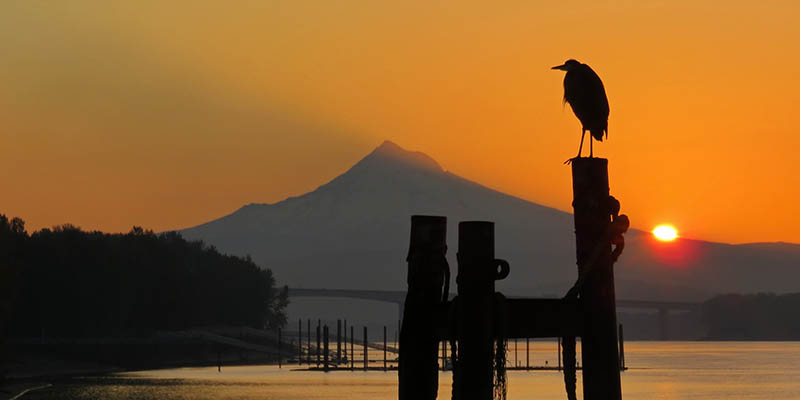
#> input picture image.jpg, 800 x 400 px
$ python code.py
#> lines starting #> are read from the running program, lines starting #| are printed output that depends on the picture
import cv2
import numpy as np
import matplotlib.pyplot as plt
from scipy.fftpack import dct, idct
from skimage.metrics import peak_signal_noise_ratio as psnr
import os

# -----------------------------
# 1. DCT et IDCT
# -----------------------------
def dct2(image):
    return dct(dct(image.T, norm='ortho').T, norm='ortho')

def idct2(coeff):
    return idct(idct(coeff.T, norm='ortho').T, norm='ortho')

# -----------------------------
# 2. Génération watermark
# -----------------------------
def generate_watermark(size):
    return np.random.randint(0, 2, size)

# -----------------------------
# 3. Insertion QIM
# -----------------------------
def embed_qim(dct_coeffs, watermark, delta, key):
    np.random.seed(key)
    flat = dct_coeffs.flatten()

    indices = np.random.choice(len(flat), len(watermark), replace=False)

    for i, bit in enumerate(watermark):
        idx = indices[i]

        if bit == 0:
            flat[idx] = delta * np.floor(flat[idx] / delta)
        else:
            flat[idx] = delta * np.floor(flat[idx] / delta) + delta / 2

    return flat.reshape(dct_coeffs.shape), indices

# -----------------------------
# 4. Extraction QIM
# -----------------------------
def extract_qim(dct_coeffs, indices, delta):
    flat = dct_coeffs.flatten()
    extracted = []

    for idx in indices:
        value = flat[idx]
        extracted.append(0 if (value % delta) < (delta / 2) else 1)

    return np.array(extracted)

# -----------------------------
# 5. Attaques
# -----------------------------
def add_noise(image):
    noise = np.random.normal(0, 10, image.shape)
    return np.clip(image + noise, 0, 255)

def compress_jpeg(image):
    cv2.imwrite("temp.jpg", image.astype(np.uint8))
    return cv2.imread("temp.jpg", 0)

# -----------------------------
# 6. BER
# -----------------------------
def compute_ber(original, extracted):
    return np.sum(original != extracted) / len(original)

# -----------------------------
# 7. MAIN
# -----------------------------

image = cv2.imread("image.jpg", 0)
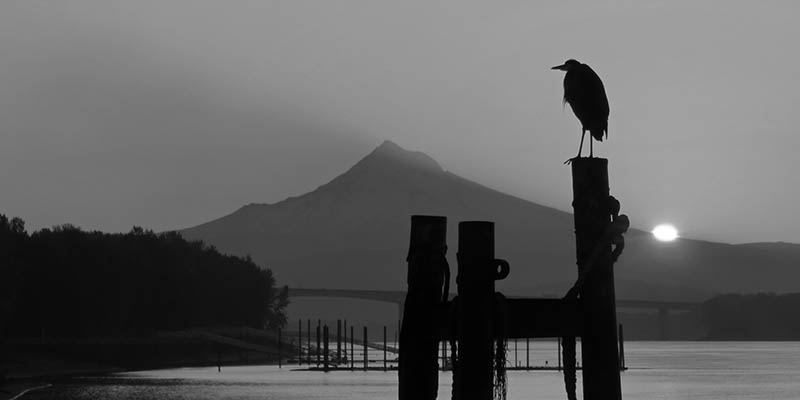
#> image: shape (400, 800); min 0, max 255, mean 96.1

if image is None:
    print("Erreur image !")
    exit()

image = image.astype(np.float64)

# DCT
dct_img = dct2(image)

# Watermark
wm = generate_watermark(64)

# Embed
delta = 10
key = 123
dct_watermarked, indices = embed_qim(dct_img, wm, delta, key)
#> in embed_qim, `indices = np.random.choice(len(flat), len(watermark), replace=False)`: indices = 64 values, max 311507 at index 18, min 12031 at index 7, mean 157622.4
#> the loop in embed_qim, `for i, bit in enumerate(watermark):` made 64 passes
#> idx on passes 1 to 12: 159472, 208480, 174565, 136010, 151974, 231879, 238585, 12031, 138098, 57814, 77033, 22380

# Reconstruction
watermarked_img = idct2(dct_watermarked)

# IMPORTANT : normalisation
watermarked_img = np.clip(watermarked_img, 0, 255)

# Attaques
noisy_img = add_noise(watermarked_img)
jpeg_img = compress_jpeg(watermarked_img)

# Extraction
wm_extracted_clean = extract_qim(dct2(watermarked_img), indices, delta)
#> the loop in extract_qim, `for idx in indices:` made 64 passes
#> (idx, value) on passes 1 to 12: (159472, -9.99), (208480, 5), (174565, 5), (136010, -10), (151974, -4.99), (231879, 4.99), (238585, 5), (12031, -105), (138098, 5), (57814, 5.01), (77033, -4.99), (22380, 0.00273)
#> after the loop in extract_qim, `for idx in indices:`: extracted = 64 values, max 1 at index 2, min 0 at index 0, mean 0.375
#> wm_extracted_clean has the same summary as extracted in extract_qim
wm_extracted_noise = extract_qim(dct2(noisy_img), indices, delta)
#> the loop in extract_qim (call 2), `for idx in indices:` made 64 passes
#> (idx, value) on passes 1 to 12: (159472, -11.34), (208480, 1.94), (174565, 2), (136010, -14.35), (151974, 8.31), (231879, -1.78), (238585, 7.04), (12031, -103.3), (138098, 7.39), (57814, 4.69), (77033, -1.59), (22380, 15.44)
#> wm_extracted_noise = 64 values, max 1 at index 0, min 0 at index 1, mean 0.531
wm_extracted_jpeg = extract_qim(dct2(jpeg_img), indices, delta)
#> wm_extracted_jpeg = 64 values, max 1 at index 0, min 0 at index 1, mean 0.484

# PSNR (FIX IMPORTANT)
psnr_value = psnr(image, watermarked_img, data_range=255)
#> psnr_value = 72.12

# BER
ber_clean = compute_ber(wm, wm_extracted_clean)
#> ber_clean = 0.344
ber_noise = compute_ber(wm, wm_extracted_noise)
#> ber_noise = 0.594
ber_jpeg = compute_ber(wm, wm_extracted_jpeg)
#> ber_jpeg = 0.484

# -----------------------------
# DISPLAY
# -----------------------------
plt.figure(figsize=(16,8))

plt.subplot(2,4,1)
plt.imshow(image, cmap='gray')
plt.title("Image Originale")
plt.axis('off')

plt.subplot(2,4,2)
plt.imshow(watermarked_img, cmap='gray')
plt.title(f"Image tatouée\nPSNR = {psnr_value:.2f}")
plt.axis('off')

plt.subplot(2,4,3)
plt.imshow(noisy_img, cmap='gray')
plt.title("Bruit Gaussien")
plt.axis('off')

plt.subplot(2,4,4)
plt.imshow(jpeg_img, cmap='gray')
plt.title("JPEG")
plt.axis('off')

def plot_stem(data, title):
    plt.stem(data)
    plt.ylim(-0.1, 1.5)
    plt.title(title)

plt.subplot(2,4,5)
plot_stem(wm, "Watermark original")

plt.subplot(2,4,6)
plot_stem(wm_extracted_clean, f"Clean BER={ber_clean:.4f}")

plt.subplot(2,4,7)
plot_stem(wm_extracted_noise, f"Noise BER={ber_noise:.4f}")

plt.subplot(2,4,8)
plot_stem(wm_extracted_jpeg, f"JPEG BER={ber_jpeg:.4f}")

plt.suptitle("Tatouage numérique QIM", fontsize=16)
plt.tight_layout()

plt.savefig("resultat.png", dpi=300)
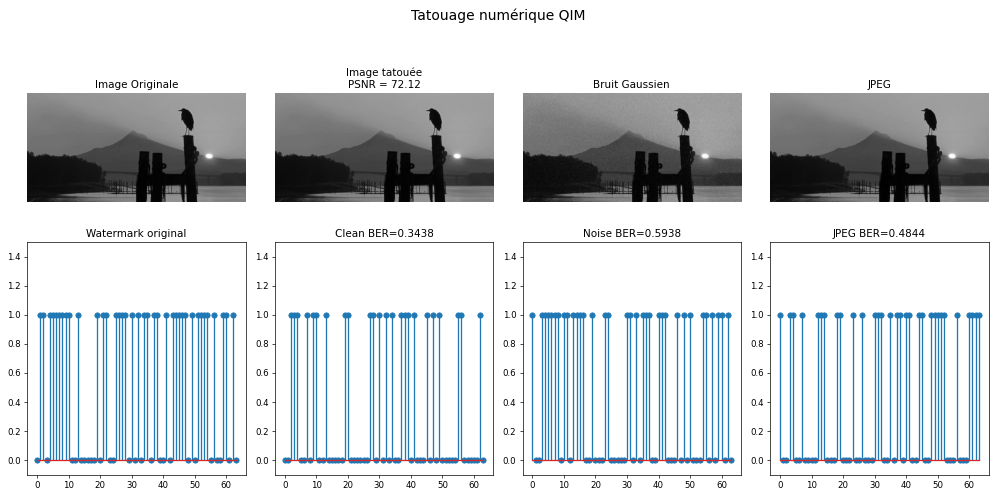
#> figure drawn by matplotlib, 8 panels; panel 5: curve peaks at x = 1, y = 1; panel 6: curve peaks at x = 2, y = 1; panel 7: curve peaks at x = 0, y = 1; panel 8: curve peaks at x = 0, y = 1

print("Saved:", os.path.abspath("resultat.png"))
